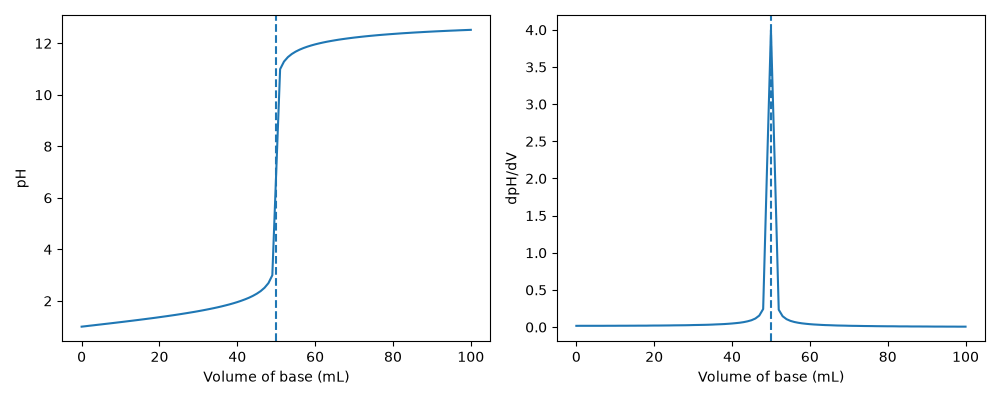

Here is the Python script that generated this plot:
import numpy as np
import matplotlib.pyplot as plt

data = np.loadtxt("titration.csv", delimiter=",", skiprows=1)
V = data[:, 0]
pH = data[:, 1]

slope = np.gradient(pH, V)
i = np.argmax(slope)
Ve = V[i]

print("Equivalence point:", Ve, "mL")

fig, ax = plt.subplots(1, 2, figsize=(10, 4))

ax[0].plot(V, pH)
ax[0].axvline(Ve, linestyle="--")
ax[0].set_xlabel("Volume of base (mL)")
ax[0].set_ylabel("pH")

ax[1].plot(V, slope)
ax[1].axvline(Ve, linestyle="--")
ax[1].set_xlabel("Volume of base (mL)")
ax[1].set_ylabel("dpH/dV")

plt.tight_layout()
plt.savefig("titration.png")
